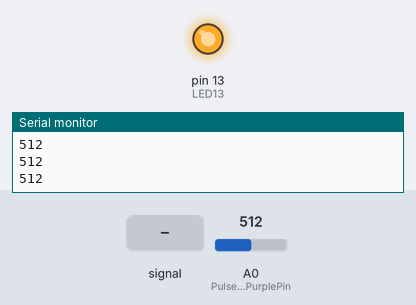
Bench run of a sketch on a simulated Arduino Uno, built with avr-gcc and run on an emulated ATmega328P. Shown: output pins drawn as LEDs (lit = HIGH), the last lines printed to the serial monitor. Dashed ring = blinking. The inputs (shaded band) are chosen by the test bench; at power-on: A0 (PulseSensorPurplePin) = 512.

Above: at 1.2 s.
1.3 s: A0 (PulseSensorPurplePin) set to 49
2.8 s: A0 (PulseSensorPurplePin) set to 41
At 3.8 s:
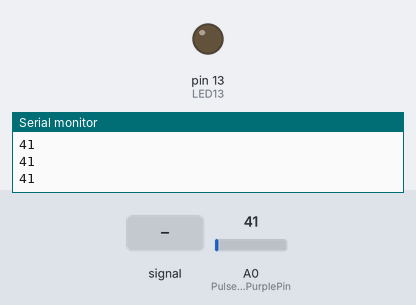
4.3 s: A0 (PulseSensorPurplePin) set to 122
At 5.1 s:
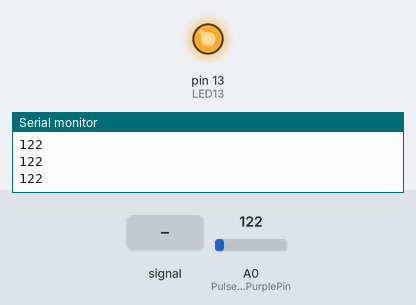
5.8 s: A0 (PulseSensorPurplePin) fed a 200 Hz sine of ±81 counts around its level
At 8.7 s:
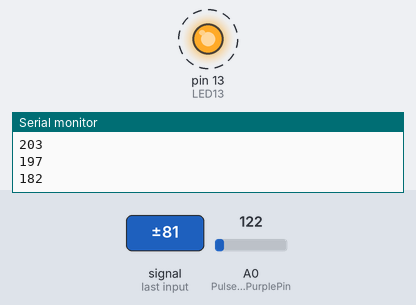
8.8 s: A0 (PulseSensorPurplePin) set to 35
Timing chart, 0 to 11.3 s (numbered marks = the images above; inputs shaded):
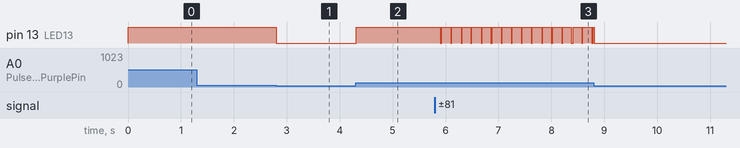

Measured:
- the behaviour switches between 46 and 45 on A0 (PulseSensorPurplePin) (found by bisection; images 0 and 1)
- after the input at 2.8 s, pin 13 (LED13): HIGH → LOW at once
- after the input at 4.3 s, pin 13 (LED13): LOW → HIGH at once
- after the input at 5.8 s, pin 13 (LED13): alternates HIGH for 0.16 s and LOW for 0.02 s, starting after 0.10 s

The sketch:

GettingStartedProject.ino
```cpp
/*  PulseSensor™ Starter Project and Signal Tester
 *  The Best Way to Get Started  With, or See the Raw Signal of, your PulseSensor™ & Arduino.
 *
 *  Here is a link to the tutorial
 *  https://pulsesensor.com/pages/code-and-guide
 *
 *  WATCH ME (Tutorial Video):
 *  https://www.youtube.com/watch?v=82T_zBZQkOE
 *
 *
-------------------------------------------------------------
1) This shows a live human Heartbeat Pulse.
2) Live visualization in Arduino's Cool "Serial Plotter".
3) Blink an LED on each Heartbeat.
4) This is the direct Pulse Sensor's Signal.
5) A great first-step in troubleshooting your circuit and connections.
6) "Human-readable" code that is newbie friendly."

*/


//  Variables
int PulseSensorPurplePin = 0;        // Pulse Sensor PURPLE WIRE connected to ANALOG PIN 0
int LED13 = 13;   //  The on-board Arduion LED


int Signal;                // holds the incoming raw data. Signal value can range from 0-1024
int Threshold = 45;            // Determine which Signal to "count as a beat", and which to ingore.


// The SetUp Function:
void setup() {
  pinMode(LED13,OUTPUT);         // pin that will blink to your heartbeat!
   Serial.begin(9600);         // Set's up Serial Communication at certain speed.

}

// The Main Loop Function
void loop() {

  Signal = analogRead(PulseSensorPurplePin);  // Read the PulseSensor's value.
                                              // Assign this value to the "Signal" variable.

   Serial.println(Signal);                    // Send the Signal value to Serial Plotter.


   if(Signal > Threshold){                          // If the signal is above "550", then "turn-on" Arduino's on-Board LED.
     digitalWrite(LED13,HIGH);
   } else {
     digitalWrite(LED13,LOW);                //  Else, the sigal must be below "550", so "turn-off" this LED.
   }


delay(10);


}
```
